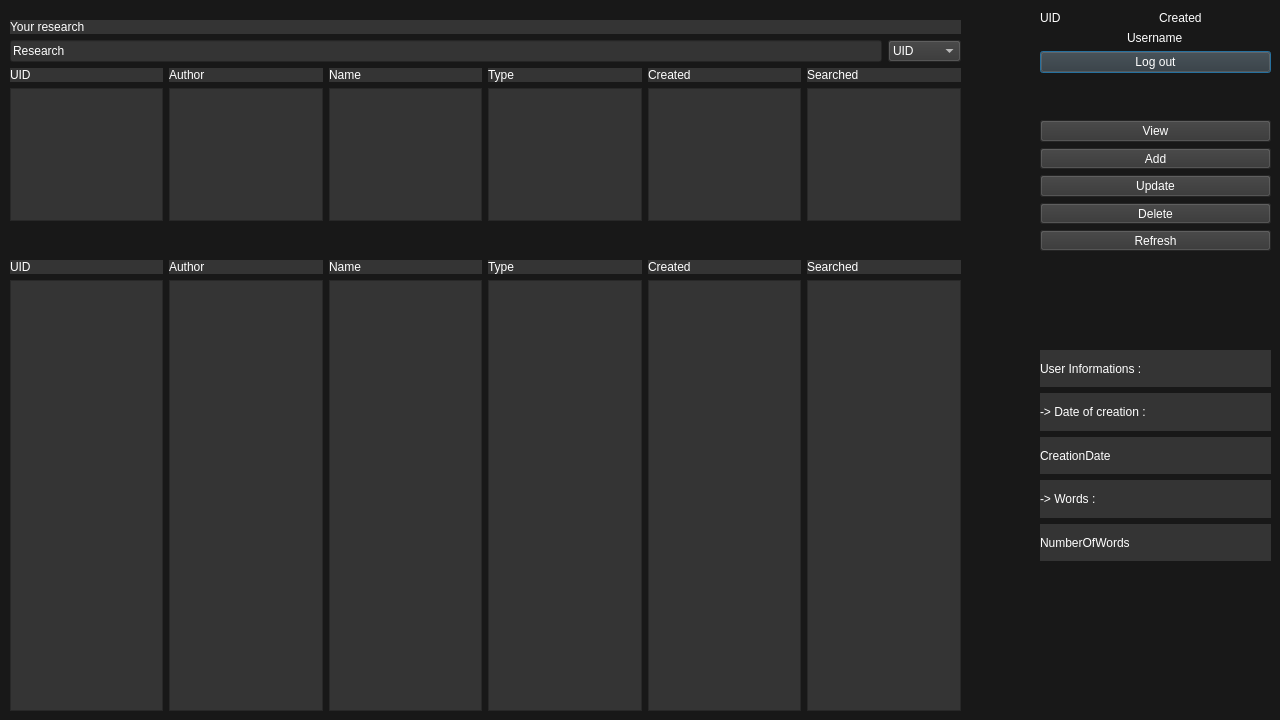
<?xml version="1.0" encoding="UTF-8"?>
<ui version="4.0">
 <class>Table</class>
 <widget class="QDialog" name="Table">
  <property name="geometry">
   <rect>
    <x>0</x>
    <y>0</y>
    <width>1280</width>
    <height>720</height>
   </rect>
  </property>
  <property name="windowTitle">
   <string>Database Viewer</string>
  </property>
  <property name="styleSheet">
   <string notr="true">background-color: rgb(24, 24, 24);</string>
  </property>
  <widget class="QWidget" name="verticalLayoutWidget">
   <property name="geometry">
    <rect>
     <x>10</x>
     <y>20</y>
     <width>951</width>
     <height>201</height>
    </rect>
   </property>
   <layout class="QVBoxLayout" name="layout_Search">
    <item>
     <widget class="QLabel" name="label_Search">
      <property name="styleSheet">
       <string notr="true">font: 63 11pt &quot;Segoe UI Semibold&quot;;
background-color: rgb(52, 52, 52);
color: rgb(255, 255, 255);</string>
      </property>
      <property name="text">
       <string>Your research</string>
      </property>
     </widget>
    </item>
    <item>
     <layout class="QHBoxLayout" name="layout_Options">
      <item>
       <widget class="QLineEdit" name="lineEditSearch">
        <property name="styleSheet">
         <string notr="true">font: 63 8pt &quot;Segoe UI Semibold&quot;;
background-color: rgb(52, 52, 52);
color: rgb(255, 255, 255);</string>
        </property>
        <property name="text">
         <string>Research</string>
        </property>
       </widget>
      </item>
      <item>
       <widget class="QComboBox" name="comboBox">
        <property name="styleSheet">
         <string notr="true">font: 63 8pt &quot;Segoe UI Semibold&quot;;
background-color: rgb(52, 52, 52);
color: rgb(255, 255, 255);</string>
        </property>
        <item>
         <property name="text">
          <string>UID</string>
         </property>
        </item>
        <item>
         <property name="text">
          <string>Author</string>
         </property>
        </item>
        <item>
         <property name="text">
          <string>Name</string>
         </property>
        </item>
        <item>
         <property name="text">
          <string>Type</string>
         </property>
        </item>
        <item>
         <property name="text">
          <string>Created</string>
         </property>
        </item>
       </widget>
      </item>
     </layout>
    </item>
    <item>
     <layout class="QGridLayout" name="grid_Database_2">
      <item row="1" column="0">
       <widget class="QListWidget" name="listWidget_UID_2">
        <property name="styleSheet">
         <string notr="true">font: 63 9pt &quot;Segoe UI Semibold&quot;;
background-color: rgb(52, 52, 52);
color: rgb(255, 255, 255);</string>
        </property>
       </widget>
      </item>
      <item row="1" column="3">
       <widget class="QListWidget" name="listWidget_Type_2">
        <property name="styleSheet">
         <string notr="true">font: 63 9pt &quot;Segoe UI Semibold&quot;;
background-color: rgb(52, 52, 52);
color: rgb(255, 255, 255);</string>
        </property>
       </widget>
      </item>
      <item row="0" column="1">
       <widget class="QLabel" name="label_Author_2">
        <property name="styleSheet">
         <string notr="true">font: 63 11pt &quot;Segoe UI Semibold&quot;;
background-color: rgb(52, 52, 52);
color: rgb(255, 255, 255);</string>
        </property>
        <property name="text">
         <string>Author</string>
        </property>
       </widget>
      </item>
      <item row="1" column="4">
       <widget class="QListWidget" name="listWidget_Created_2">
        <property name="styleSheet">
         <string notr="true">font: 63 9pt &quot;Segoe UI Semibold&quot;;
background-color: rgb(52, 52, 52);
color: rgb(255, 255, 255);</string>
        </property>
       </widget>
      </item>
      <item row="1" column="2">
       <widget class="QListWidget" name="listWidget_Name_2">
        <property name="styleSheet">
         <string notr="true">font: 63 9pt &quot;Segoe UI Semibold&quot;;
background-color: rgb(52, 52, 52);
color: rgb(255, 255, 255);</string>
        </property>
       </widget>
      </item>
      <item row="1" column="5">
       <widget class="QListWidget" name="listWidget_Searched_2">
        <property name="styleSheet">
         <string notr="true">font: 63 9pt &quot;Segoe UI Semibold&quot;;
background-color: rgb(52, 52, 52);
color: rgb(255, 255, 255);</string>
        </property>
       </widget>
      </item>
      <item row="0" column="0">
       <widget class="QLabel" name="label_UID_3">
        <property name="styleSheet">
         <string notr="true">font: 63 11pt &quot;Segoe UI Semibold&quot;;
background-color: rgb(52, 52, 52);
color: rgb(255, 255, 255);</string>
        </property>
        <property name="text">
         <string>UID</string>
        </property>
       </widget>
      </item>
      <item row="0" column="3">
       <widget class="QLabel" name="label_Type_2">
        <property name="styleSheet">
         <string notr="true">font: 63 11pt &quot;Segoe UI Semibold&quot;;
background-color: rgb(52, 52, 52);
color: rgb(255, 255, 255);</string>
        </property>
        <property name="text">
         <string>Type</string>
        </property>
       </widget>
      </item>
      <item row="0" column="5">
       <widget class="QLabel" name="label_Searched_2">
        <property name="styleSheet">
         <string notr="true">font: 63 11pt &quot;Segoe UI Semibold&quot;;
background-color: rgb(52, 52, 52);
color: rgb(255, 255, 255);</string>
        </property>
        <property name="text">
         <string>Searched</string>
        </property>
       </widget>
      </item>
      <item row="0" column="2">
       <widget class="QLabel" name="label_Name_2">
        <property name="styleSheet">
         <string notr="true">font: 63 11pt &quot;Segoe UI Semibold&quot;;
background-color: rgb(52, 52, 52);
color: rgb(255, 255, 255);</string>
        </property>
        <property name="text">
         <string>Name</string>
        </property>
       </widget>
      </item>
      <item row="1" column="1">
       <widget class="QListWidget" name="listWidget_Author_2">
        <property name="styleSheet">
         <string notr="true">font: 63 9pt &quot;Segoe UI Semibold&quot;;
background-color: rgb(52, 52, 52);
color: rgb(255, 255, 255);</string>
        </property>
       </widget>
      </item>
      <item row="0" column="4">
       <widget class="QLabel" name="label_Created_3">
        <property name="styleSheet">
         <string notr="true">font: 63 11pt &quot;Segoe UI Semibold&quot;;
background-color: rgb(52, 52, 52);
color: rgb(255, 255, 255);</string>
        </property>
        <property name="text">
         <string>Created</string>
        </property>
       </widget>
      </item>
     </layout>
    </item>
   </layout>
  </widget>
  <widget class="QWidget" name="verticalLayoutWidget_2">
   <property name="geometry">
    <rect>
     <x>1040</x>
     <y>10</y>
     <width>231</width>
     <height>63</height>
    </rect>
   </property>
   <layout class="QVBoxLayout" name="layout_User">
    <item>
     <layout class="QHBoxLayout" name="horizontalLayout">
      <item>
       <widget class="QLabel" name="label_UID">
        <property name="styleSheet">
         <string notr="true">font: 63 8pt &quot;Segoe UI Semibold&quot;;
color: rgb(255, 255, 255);</string>
        </property>
        <property name="text">
         <string>UID</string>
        </property>
       </widget>
      </item>
      <item>
       <widget class="QLabel" name="label_Created">
        <property name="styleSheet">
         <string notr="true">font: 63 8pt &quot;Segoe UI Semibold&quot;;
color: rgb(255, 255, 255);</string>
        </property>
        <property name="text">
         <string>Created</string>
        </property>
       </widget>
      </item>
     </layout>
    </item>
    <item alignment="Qt::AlignHCenter">
     <widget class="QLabel" name="label_Username">
      <property name="styleSheet">
       <string notr="true">font: 63 8pt &quot;Segoe UI Semibold&quot;;
color: rgb(255, 255, 255);</string>
      </property>
      <property name="text">
       <string>Username</string>
      </property>
     </widget>
    </item>
    <item>
     <widget class="QPushButton" name="button_Logout">
      <property name="styleSheet">
       <string notr="true">font: 63 8pt &quot;Segoe UI Semibold&quot;;
background-color: rgb(52, 52, 52);
color: rgb(255, 255, 255);</string>
      </property>
      <property name="text">
       <string>Log out</string>
      </property>
     </widget>
    </item>
   </layout>
  </widget>
  <widget class="QWidget" name="verticalLayoutWidget_3">
   <property name="geometry">
    <rect>
     <x>1040</x>
     <y>120</y>
     <width>231</width>
     <height>131</height>
    </rect>
   </property>
   <layout class="QVBoxLayout" name="verticalLayout">
    <item>
     <widget class="QPushButton" name="button_View">
      <property name="styleSheet">
       <string notr="true">font: 63 8pt &quot;Segoe UI Semibold&quot;;
background-color: rgb(52, 52, 52);
color: rgb(255, 255, 255);</string>
      </property>
      <property name="text">
       <string>View</string>
      </property>
     </widget>
    </item>
    <item>
     <widget class="QPushButton" name="button_Add">
      <property name="styleSheet">
       <string notr="true">font: 63 8pt &quot;Segoe UI Semibold&quot;;
background-color: rgb(52, 52, 52);
color: rgb(255, 255, 255);</string>
      </property>
      <property name="text">
       <string>Add</string>
      </property>
     </widget>
    </item>
    <item>
     <widget class="QPushButton" name="button_Update">
      <property name="styleSheet">
       <string notr="true">font: 63 8pt &quot;Segoe UI Semibold&quot;;
background-color: rgb(52, 52, 52);
color: rgb(255, 255, 255);</string>
      </property>
      <property name="text">
       <string>Update</string>
      </property>
     </widget>
    </item>
    <item>
     <widget class="QPushButton" name="button_Delete">
      <property name="styleSheet">
       <string notr="true">font: 63 8pt &quot;Segoe UI Semibold&quot;;
background-color: rgb(52, 52, 52);
color: rgb(255, 255, 255);</string>
      </property>
      <property name="text">
       <string>Delete</string>
      </property>
     </widget>
    </item>
    <item>
     <widget class="QPushButton" name="button_Refresh">
      <property name="styleSheet">
       <string notr="true">font: 63 8pt &quot;Segoe UI Semibold&quot;;
background-color: rgb(52, 52, 52);
color: rgb(255, 255, 255);</string>
      </property>
      <property name="text">
       <string>Refresh</string>
      </property>
     </widget>
    </item>
   </layout>
  </widget>
  <widget class="QWidget" name="verticalLayoutWidget_4">
   <property name="geometry">
    <rect>
     <x>1040</x>
     <y>350</y>
     <width>231</width>
     <height>211</height>
    </rect>
   </property>
   <layout class="QVBoxLayout" name="verticalLayout_Infos">
    <item>
     <widget class="QLabel" name="label_2">
      <property name="styleSheet">
       <string notr="true">font: 63 8pt &quot;Segoe UI Semibold&quot;;
background-color: rgb(52, 52, 52);
color: rgb(255, 255, 255);</string>
      </property>
      <property name="text">
       <string>User Informations :</string>
      </property>
     </widget>
    </item>
    <item>
     <widget class="QLabel" name="label_3">
      <property name="styleSheet">
       <string notr="true">font: 63 8pt &quot;Segoe UI Semibold&quot;;
background-color: rgb(52, 52, 52);
color: rgb(255, 255, 255);</string>
      </property>
      <property name="text">
       <string>-&gt; Date of creation :</string>
      </property>
     </widget>
    </item>
    <item>
     <widget class="QLabel" name="label_Date">
      <property name="styleSheet">
       <string notr="true">font: 63 8pt &quot;Segoe UI Semibold&quot;;
background-color: rgb(52, 52, 52);
color: rgb(255, 255, 255);</string>
      </property>
      <property name="text">
       <string>CreationDate</string>
      </property>
     </widget>
    </item>
    <item>
     <widget class="QLabel" name="label">
      <property name="styleSheet">
       <string notr="true">font: 63 8pt &quot;Segoe UI Semibold&quot;;
background-color: rgb(52, 52, 52);
color: rgb(255, 255, 255);</string>
      </property>
      <property name="text">
       <string>-&gt; Words :</string>
      </property>
     </widget>
    </item>
    <item>
     <widget class="QLabel" name="label_Words">
      <property name="styleSheet">
       <string notr="true">font: 63 8pt &quot;Segoe UI Semibold&quot;;
background-color: rgb(52, 52, 52);
color: rgb(255, 255, 255);</string>
      </property>
      <property name="text">
       <string>NumberOfWords</string>
      </property>
     </widget>
    </item>
   </layout>
  </widget>
  <widget class="QWidget" name="gridLayoutWidget">
   <property name="geometry">
    <rect>
     <x>10</x>
     <y>260</y>
     <width>951</width>
     <height>451</height>
    </rect>
   </property>
   <layout class="QGridLayout" name="grid_Database">
    <item row="0" column="2">
     <widget class="QLabel" name="label_Name">
      <property name="styleSheet">
       <string notr="true">font: 63 11pt &quot;Segoe UI Semibold&quot;;
background-color: rgb(52, 52, 52);
color: rgb(255, 255, 255);</string>
      </property>
      <property name="text">
       <string>Name</string>
      </property>
     </widget>
    </item>
    <item row="0" column="3">
     <widget class="QLabel" name="label_Type">
      <property name="styleSheet">
       <string notr="true">font: 63 11pt &quot;Segoe UI Semibold&quot;;
background-color: rgb(52, 52, 52);
color: rgb(255, 255, 255);</string>
      </property>
      <property name="text">
       <string>Type</string>
      </property>
     </widget>
    </item>
    <item row="0" column="1">
     <widget class="QLabel" name="label_Author">
      <property name="styleSheet">
       <string notr="true">font: 63 11pt &quot;Segoe UI Semibold&quot;;
background-color: rgb(52, 52, 52);
color: rgb(255, 255, 255);</string>
      </property>
      <property name="text">
       <string>Author</string>
      </property>
     </widget>
    </item>
    <item row="0" column="4">
     <widget class="QLabel" name="label_Created_2">
      <property name="styleSheet">
       <string notr="true">font: 63 11pt &quot;Segoe UI Semibold&quot;;
background-color: rgb(52, 52, 52);
color: rgb(255, 255, 255);</string>
      </property>
      <property name="text">
       <string>Created</string>
      </property>
     </widget>
    </item>
    <item row="0" column="0">
     <widget class="QLabel" name="label_UID_2">
      <property name="styleSheet">
       <string notr="true">font: 63 11pt &quot;Segoe UI Semibold&quot;;
background-color: rgb(52, 52, 52);
color: rgb(255, 255, 255);</string>
      </property>
      <property name="text">
       <string>UID</string>
      </property>
     </widget>
    </item>
    <item row="1" column="0">
     <widget class="QListWidget" name="listWidget_UID">
      <property name="styleSheet">
       <string notr="true">font: 63 9pt &quot;Segoe UI Semibold&quot;;
background-color: rgb(52, 52, 52);
color: rgb(255, 255, 255);</string>
      </property>
     </widget>
    </item>
    <item row="0" column="5">
     <widget class="QLabel" name="label_Searched">
      <property name="styleSheet">
       <string notr="true">font: 63 11pt &quot;Segoe UI Semibold&quot;;
background-color: rgb(52, 52, 52);
color: rgb(255, 255, 255);</string>
      </property>
      <property name="text">
       <string>Searched</string>
      </property>
     </widget>
    </item>
    <item row="1" column="1">
     <widget class="QListWidget" name="listWidget_Author">
      <property name="styleSheet">
       <string notr="true">font: 63 9pt &quot;Segoe UI Semibold&quot;;
background-color: rgb(52, 52, 52);
color: rgb(255, 255, 255);</string>
      </property>
     </widget>
    </item>
    <item row="1" column="2">
     <widget class="QListWidget" name="listWidget_Name">
      <property name="styleSheet">
       <string notr="true">font: 63 9pt &quot;Segoe UI Semibold&quot;;
background-color: rgb(52, 52, 52);
color: rgb(255, 255, 255);</string>
      </property>
     </widget>
    </item>
    <item row="1" column="3">
     <widget class="QListWidget" name="listWidget_Type">
      <property name="styleSheet">
       <string notr="true">font: 63 9pt &quot;Segoe UI Semibold&quot;;
background-color: rgb(52, 52, 52);
color: rgb(255, 255, 255);</string>
      </property>
     </widget>
    </item>
    <item row="1" column="4">
     <widget class="QListWidget" name="listWidget_Created">
      <property name="styleSheet">
       <string notr="true">font: 63 9pt &quot;Segoe UI Semibold&quot;;
background-color: rgb(52, 52, 52);
color: rgb(255, 255, 255);</string>
      </property>
     </widget>
    </item>
    <item row="1" column="5">
     <widget class="QListWidget" name="listWidget_Searched">
      <property name="styleSheet">
       <string notr="true">font: 63 9pt &quot;Segoe UI Semibold&quot;;
background-color: rgb(52, 52, 52);
color: rgb(255, 255, 255);</string>
      </property>
     </widget>
    </item>
   </layout>
  </widget>
 </widget>
 <resources/>
 <connections/>
</ui>
